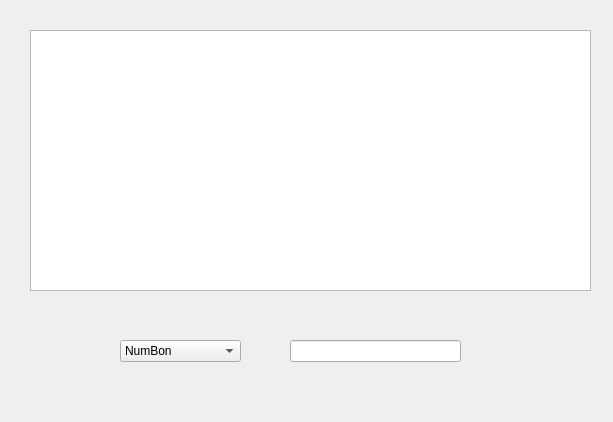
<?xml version="1.0" encoding="UTF-8"?>
<ui version="4.0">
 <class>RechercheBon</class>
 <widget class="QDialog" name="RechercheBon">
  <property name="geometry">
   <rect>
    <x>0</x>
    <y>0</y>
    <width>613</width>
    <height>422</height>
   </rect>
  </property>
  <property name="windowTitle">
   <string>Rechercher Bon</string>
  </property>
  <widget class="QLineEdit" name="lineEdit">
   <property name="geometry">
    <rect>
     <x>290</x>
     <y>340</y>
     <width>171</width>
     <height>22</height>
    </rect>
   </property>
  </widget>
  <widget class="QTableView" name="tableView">
   <property name="geometry">
    <rect>
     <x>30</x>
     <y>30</y>
     <width>561</width>
     <height>261</height>
    </rect>
   </property>
  </widget>
  <widget class="QComboBox" name="comboBox">
   <property name="geometry">
    <rect>
     <x>120</x>
     <y>340</y>
     <width>121</width>
     <height>22</height>
    </rect>
   </property>
   <item>
    <property name="text">
     <string>NumBon</string>
    </property>
   </item>
   <item>
    <property name="text">
     <string>DateBon</string>
    </property>
   </item>
   <item>
    <property name="text">
     <string>Nbrpoteau</string>
    </property>
   </item>
   <item>
    <property name="text">
     <string>Nomvoie</string>
    </property>
   </item>
   <item>
    <property name="text">
     <string>Localite</string>
    </property>
   </item>
   <item>
    <property name="text">
     <string>Quantite_a_installe</string>
    </property>
   </item>
   <item>
    <property name="text">
     <string>Quantiterestante</string>
    </property>
   </item>
  </widget>
  <widget class="QLabel" name="label">
   <property name="geometry">
    <rect>
     <x>-10</x>
     <y>-10</y>
     <width>661</width>
     <height>491</height>
    </rect>
   </property>
   <property name="text">
    <string/>
   </property>
  </widget>
  <zorder>label</zorder>
  <zorder>lineEdit</zorder>
  <zorder>tableView</zorder>
  <zorder>comboBox</zorder>
 </widget>
 <resources/>
 <connections/>
</ui>
